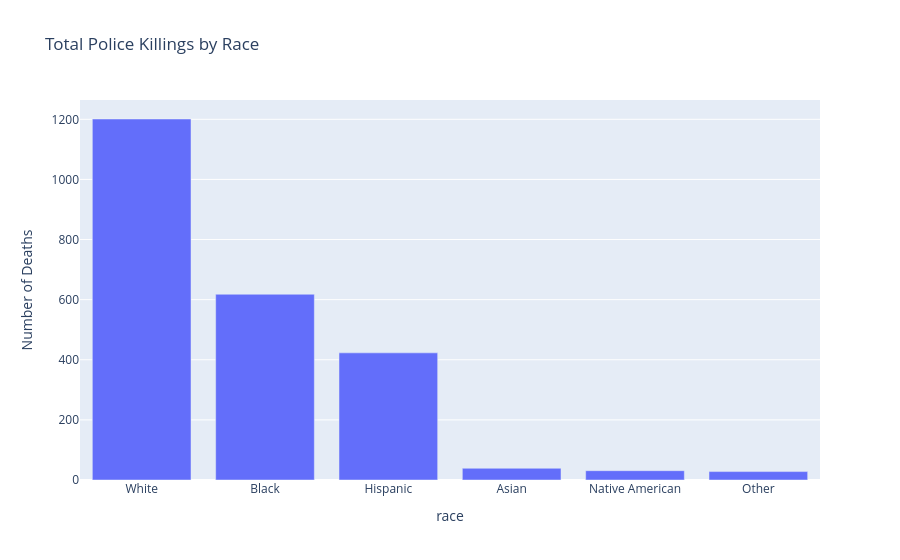

The notebook cell saved with this chart:
### Markdown cell above
# Race of People Killed

Create a chart that shows the total number of people killed by race.

### Code cell
race_counts=df_fatalities['race'].value_counts()

race_counts.index=race_counts.index.map(
    lambda x:race_labels.get(x, x)
)

fig=px.bar(
    race_counts,
    x=race_counts.index,
    y=race_counts.values,
    title='Total Police Killings by Race',
    labels={'x':'Race', 'y':'Number of Deaths'}
)
fig.show()

### Figure 1 — Plotly figure (JSON) as saved in the notebook; plotly's stock layout.template omitted (floating-point values rounded to 4 significant figures)
{"data": [{"hovertemplate": "race=%{x}<br>Number of Deaths=%{y}<extra></extra>", "legendgroup": "", "marker": {"color": "#636efa", "pattern": {"shape": ""}}, "name": "", "orientation": "v", "showlegend": false, "textposition": "auto", "type": "bar", "x": ["White", "Black", "Hispanic", "Asian", "Native American", "Other"], "xaxis": "x", "y": [1201, 618, 423, 39, 31, 28], "yaxis": "y"}], "layout": {"autosize": true, "barmode": "relative", "legend": {"tracegroupgap": 0}, "title": {"text": "Total Police Killings by Race"}, "xaxis": {"anchor": "y", "autorange": true, "domain": [0, 1], "range": [-0.5, 5.5], "title": {"text": "race"}, "type": "category"}, "yaxis": {"anchor": "x", "autorange": true, "domain": [0, 1], "range": [0, 1264.0], "title": {"text": "Number of Deaths"}, "type": "linear"}}}
